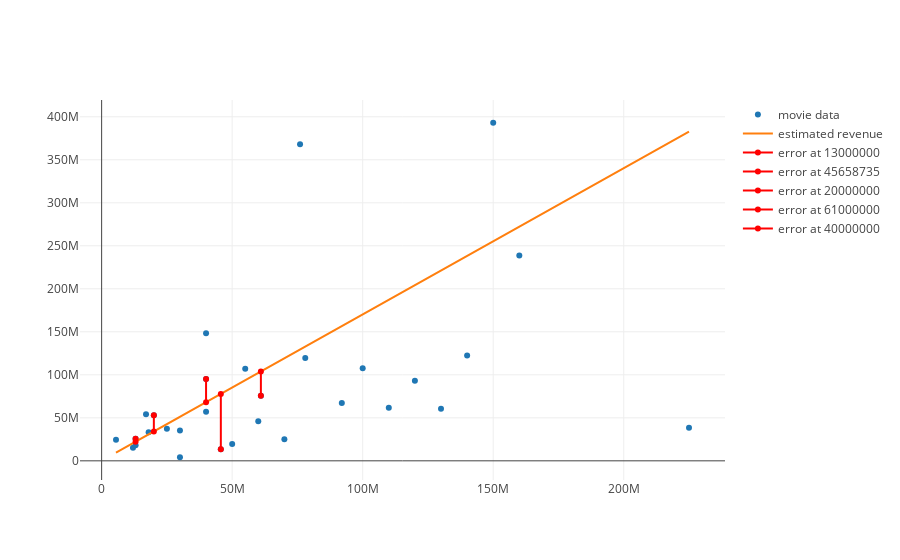

Notebook cell for this chart:
### Code cell
from plotly.offline import iplot, init_notebook_mode
init_notebook_mode(connected=True)

from graph import trace_values, m_b_trace, plot
movies_trace = trace_values(x_values, y_values, text=titles, name='movie data')
regression_trace = m_b_trace(1.7, 100000, x_values, name='estimated revenue')
plot([movies_trace, regression_trace, *errors_for_regression])

### Figure 1 — Plotly figure (JSON) as saved in the notebook; plotly's stock layout.template omitted (floating-point values rounded to 4 significant figures)
{"data": [{"mode": "markers", "name": "movie data", "text": ["21 &amp; Over", "Dredd 3D", "12 Years a Slave", "2 Guns", "42", "47 Ronin", "A Good Day to Die Hard", "About Time", "Admission", "After Earth", "American Hustle", "August: Osage County", "Beautiful Creatures", "Blue Jasmine", "Captain Phillips", "Carrie", "Cloudy with a Chance of Meatballs 2", "Despicable Me 2", "Don Jon", "Elysium", "Ender&#39;s Game", "Epic", "Escape from Planet Earth", "Escape Plan", "Evil Dead", "Fast and Furious 6", "Frozen", "G.I. Joe: Retaliation", "Gangster Squad", "Gloria"], "x": [13000000, 45658735, 20000000, 61000000, 40000000, 225000000, 92000000, 12000000, 13000000, 130000000, 40000000, 25000000, 50000000, 18000000, 55000000, 30000000, 78000000, 76000000, 5500000, 120000000, 110000000, 100000000, 40000000, 70000000, 17000000, 160000000, 150000000, 140000000, 60000000, 30000000], "y": [25682380, 13414714, 53107035, 75612460, 95020213, 38362475, 67349198, 15323921, 18007317, 60522097, 148430908, 37304874, 19452138, 33345833, 107136417, 35266619, 119640264, 368065385, 24477704, 93050117, 61737191, 107518682, 57012977, 25213103, 54239856, 238679850, 393050114, 122523060, 46000903, 4167493]}, {"mode": "line", "name": "estimated revenue", "x": [13000000, 45658735, 20000000, 61000000, 40000000, 225000000, 92000000, 12000000, 13000000, 130000000, 40000000, 25000000, 50000000, 18000000, 55000000, 30000000, 78000000, 76000000, 5500000, 120000000, 110000000, 100000000, 40000000, 70000000, 17000000, 160000000, 150000000, 140000000, 60000000, 30000000], "y": [22200000, 77720000.0, 34100000, 103800000, 68100000, 382600000, 156500000, 20500000, 22200000, 221100000, 68100000, 42600000, 85100000, 30700000, 93600000, 51100000, 132700000, 129300000, 9450000, 204100000, 187100000, 170100000, 68100000, 119100000, 29000000, 272100000, 255100000, 238100000, 102100000, 51100000]}, {"marker": {"color": "red"}, "mode": "line", "name": "error at 13000000", "x": [13000000, 13000000], "y": [25682380, 22200000]}, {"marker": {"color": "red"}, "mode": "line", "name": "error at 45658735", "x": [45658735, 45658735], "y": [13414714, 77720000.0]}, {"marker": {"color": "red"}, "mode": "line", "name": "error at 20000000", "x": [20000000, 20000000], "y": [53107035, 34100000]}, {"marker": {"color": "red"}, "mode": "line", "name": "error at 61000000", "x": [61000000, 61000000], "y": [75612460, 103800000]}, {"marker": {"color": "red"}, "mode": "line", "name": "error at 40000000", "x": [40000000, 40000000], "y": [95020213, 68100000]}], "layout": {}}
